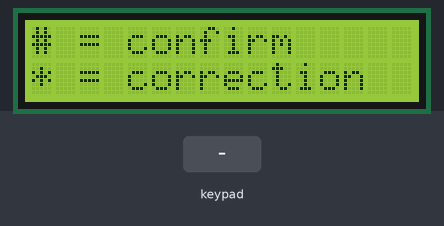
This sketch was run on a simulated Arduino Uno, built with avr-gcc and run on an emulated ATmega328P. Shown: 16×2 character LCD. Inputs (shaded band) come from the test bench.

Above: at 0.1 s.
11.3 s: keypad keys 9 8 7 6 # pressed 0.4 s apart
At 13.8 s:
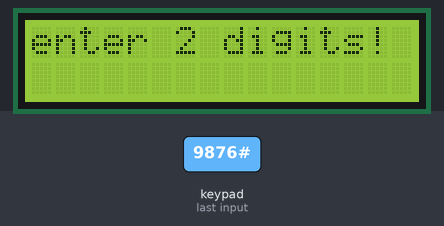
15.9 s: key '*' pressed
At 17.1 s:
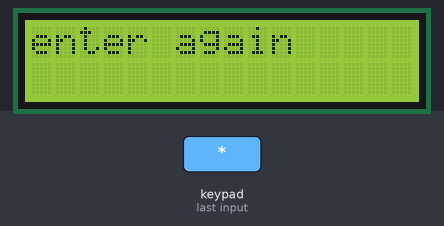
18.9 s: key '1' pressed
At 19.5 s:
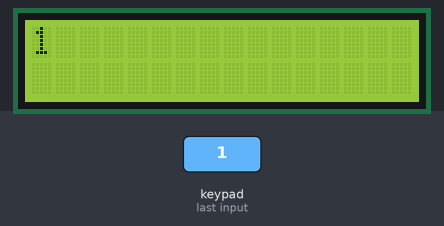
20.6 s: keypad keys 9 8 7 6 pressed 0.4 s apart
At 23.3 s:
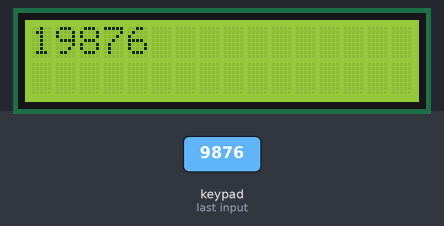
Timing chart, 0 to 24.7 s (numbered marks = the images above; inputs shaded):
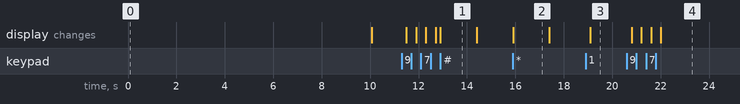

Measured:
- after the input at 11.3 s, the display: first changes after 0.20 s (image 1 shows a later state)
- after the input at 15.9 s, the display: changes at once (image 2)
- after the input at 18.9 s, the display: changes after 0.20 s (image 3)
- after the input at 20.6 s, the display: first changes after 0.20 s (image 4 shows a later state)
- what the display in image 1 shows lasts 1.5 s, from 12.9 s to 14.4 s

The sketch:

sketch_card_number_sender.ino
```cpp
#include <Keypad.h>

//// Include RadioHead Amplitude Shift Keying Library
//#include <RH_ASK.h>
//// Include dependant SPI Library
//#include <SPI.h>

// include the LiquidCrystal library for use of the LCD-screen:
#include <LiquidCrystal.h>

//// Create Amplitude Shift Keying Object
//RH_ASK rf_driver;

// initialize the LiquidCrystal library with the numbers of the interface pins
LiquidCrystal lcd(A0, A1, A2, A3, A4, A5);

const int ROW_NUM = 4; //four rows
const int COLUMN_NUM = 3; //three columns

char keys[ROW_NUM][COLUMN_NUM] = {
  {'1','2','3'},
  {'4','5','6'},
  {'7','8','9'},
  {'*','0','#'}
};

byte pin_rows[ROW_NUM] = {9, 8, 7, 6}; //connect to the row pinouts of the keypad
byte pin_column[COLUMN_NUM] = {5, 4, 3}; //connect to the column pinouts of the keypad

Keypad keypad = Keypad( makeKeymap(keys), pin_rows, pin_column, ROW_NUM, COLUMN_NUM );

String card_number;

void setup(){
  Serial.begin(38400);
  card_number.reserve(3); // maximum input characters is 2 (plus NULL character), change if needed
//  rf_driver.init(); // Initialize ASK Object

  // set up the LCD's number of columns and rows:
  lcd.begin(16, 2);

  // presenting LCD's startup message ( = basic instructions) for 10 seconds
  lcd.clear();
  lcd.print("# = confirm");
  lcd.setCursor(0, 1);
  lcd.print("* = correction");
  delay(10000);
  lcd.clear();
  lcd.setCursor(0, 0);
}

void loop(){
  char key = keypad.getKey();

  if (key){
    // Confirming (= sending) the current number
    if(key == '#') {
      if (card_number.length() == 2) {
        const char *msg = card_number.c_str();
        //rf_driver.send((uint8_t *)msg, strlen(msg));
        //rf_driver.waitPacketSent();
        Serial.println(msg);
        lcd.print(" sent");
        delay(1000);
        card_number = "";

        //Empty the display
        lcd.clear();
      }
      else {
      lcd.clear();
      card_number = "";
      lcd.print("enter 2 digits!");
      delay(1500);
      lcd.clear();
      }
    }

    // Correcting the current number
    else if (key == '*') {
      card_number = "";
      lcd.clear();
      lcd.print(card_number); // For testing only
      lcd.print("enter again");
      delay(1500);
      lcd.clear();
    }

    // Appending another digit to the current number
    else {
      card_number += key; // append new character to input password string
      delay(200); // In order to avoid pressing the same digit acidentally two times
      lcd.print(key); // Print the current number to the LCD.
    }
  }
}
```
